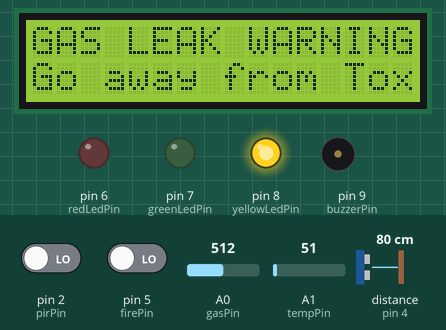
Recording of a sketch running on a simulated Arduino Uno, built with avr-gcc and run on an emulated ATmega328P. Parts: 16×2 character LCD, output pins drawn as LEDs (lit = HIGH), buzzer (waves = sounding, pin HIGH). Wiring (inferred from the names in the program): ultrasonic range finder: trigger pin 3; echo pin 4. Dashed ring = blinking. Inputs (shaded band) come from the test bench; at power-on: pin 5 (firePin) LOW, distance to the obstacle (sensor on pin 4) 80 cm, pin 2 (pirPin) LOW, A0 (gasPin) = 512, A1 (tempPin) = 51. The echo pulse lasts 58.3 µs per cm; pins used as bus, display or sensor lines are not drawn; what the sketch prints to the serial monitor is not drawn.

Above: at 1.4 s.
2.3 s: pin 5 (firePin) driven HIGH
At 3.7 s:
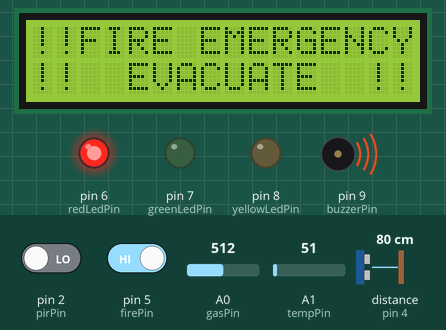
4.3 s: distance to the obstacle (sensor on pin 4) set to 299 cm
8.0 s: pin 2 (pirPin) driven HIGH
10.8 s: A0 (gasPin) set to 104
14.5 s: A0 (gasPin) set to 88
16.0 s: pin 5 (firePin) driven LOW
At 17.1 s:
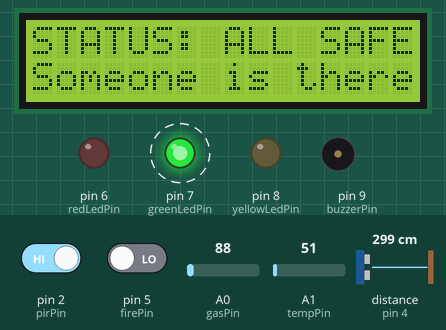
Timing chart, 0 to 20.7 s (numbered marks = the images above; inputs shaded):
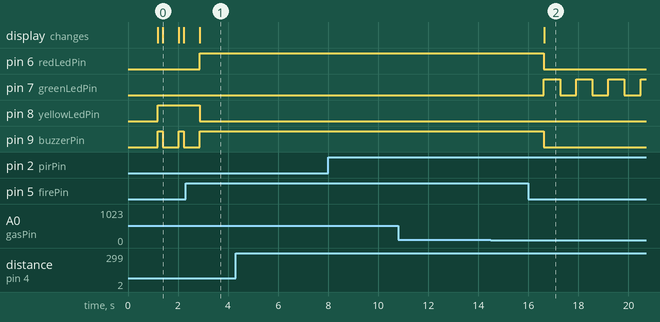

The sketch:

safesense360.ino
```cpp
#include <LiquidCrystal.h>


const int pirPin = 2;
const int trigPin = 3;
const int echoPin = 4;
const int firePin = 5;
const int redLedPin = 6;
const int greenLedPin = 7;
const int yellowLedPin = 8;
const int buzzerPin = 9;
const int gasPin = A0;
const int tempPin = A1;


LiquidCrystal lcd(12, 11, 10, A2, A3, A4);


const int GAS_LEAK_THRESHOLD =200 ;
const float HIGH_TEMP_THRESHOLD = 48.0;

const int REACHABLE_DISTANCE_CM = 500;


unsigned long previousMillis = 0;
bool greenLedState = LOW;

void setup() {

  Serial.begin(9600);

  lcd.begin(16, 2);


  pinMode(pirPin, INPUT);
  pinMode(firePin, INPUT);
  pinMode(trigPin, OUTPUT);
  pinMode(echoPin, INPUT);
  pinMode(redLedPin, OUTPUT);
  pinMode(greenLedPin, OUTPUT);
  pinMode(yellowLedPin, OUTPUT);
  pinMode(buzzerPin, OUTPUT);


  lcd.print("Safety System");
  lcd.setCursor(0, 1);
  lcd.print("Initializing...");
  delay(1000);
}

void loop() {
  // --- Stage 1: READ ALL SENSOR DATA ---
  bool motionDetected = digitalRead(pirPin);
  bool fireOverride = digitalRead(firePin);
  int gasValue = analogRead(gasPin);
  int tempValue = analogRead(tempPin);
  float temperatureC = (tempValue * (5.0 / 1023.0) * 100.0) / 10.0;

  digitalWrite(trigPin, LOW); delayMicroseconds(2);
  digitalWrite(trigPin, HIGH); delayMicroseconds(10);
  digitalWrite(trigPin, LOW);
  long duration = pulseIn(echoPin, HIGH);
  int distance = duration * 0.034 / 2;

  // --- Stage 2: PRINT TO VIRTUAL TERMINAL ---
  Serial.println("---------- SENSOR STATUS UPDATE ----------");
  Serial.print("PIR Result: "); Serial.println(motionDetected ? "PERSON DETECTED" : "THERE IS NO-ONE");
  Serial.print("Fire: "); Serial.println(fireOverride ? "ON (EMERGENCY!)" : "OFF");
  Serial.print("Gas Sensor: "); Serial.println(gasValue);
  Serial.print("Temperature: "); Serial.print(temperatureC, 1); Serial.println(" C");
  Serial.print("Distance: "); Serial.print(distance); Serial.println(" cm");
  Serial.println("--------------------------------------\n");

  // --- Stage 3: RESET OUTPUTS ---
  digitalWrite(redLedPin, LOW);
  digitalWrite(yellowLedPin, LOW);
  digitalWrite(buzzerPin, LOW);
  lcd.clear();

  // --- Stage 4: LOGIC CORE (PRIORITY-BASED) ---
  if (fireOverride) {
    digitalWrite(redLedPin, HIGH);
    digitalWrite(buzzerPin, HIGH);
    lcd.setCursor(0, 0); lcd.print("!!FIRE EMERGENCY");
    lcd.setCursor(0, 1); lcd.print("!!  EVACUATE  !!");
    digitalWrite(greenLedPin, LOW);
  }
  else if (temperatureC > HIGH_TEMP_THRESHOLD) {
    digitalWrite(redLedPin, HIGH);
    digitalWrite(buzzerPin, HIGH); delay(150); digitalWrite(buzzerPin, LOW);
    lcd.setCursor(0, 0); lcd.print("DANGER: HIGH TEMP");
    lcd.setCursor(0, 1); lcd.print("Temp: "); lcd.print(temperatureC, 1); lcd.print("C");
    digitalWrite(greenLedPin, LOW);
  }
  else if (gasValue > GAS_LEAK_THRESHOLD) {
    if (!motionDetected && distance > REACHABLE_DISTANCE_CM && distance > 0) {
      digitalWrite(redLedPin, HIGH);
      digitalWrite(buzzerPin, HIGH);
      lcd.setCursor(0, 0); lcd.print("!! HEY...!!!");
      lcd.setCursor(0, 1); lcd.print("TOXIC GAS, CHECK");
    } else {
      digitalWrite(yellowLedPin, HIGH);
      digitalWrite(buzzerPin, HIGH); delay(200); digitalWrite(buzzerPin, LOW);
      lcd.setCursor(0, 0); lcd.print("GAS LEAK WARNING");
      lcd.setCursor(0, 1); lcd.print("Go away from Toxic gas");
    }
    digitalWrite(greenLedPin, LOW);
  }
  else if (motionDetected) {
    unsigned long currentMillis = millis();
    if (currentMillis - previousMillis >= 500) { // CORRECT: '{' is here
      previousMillis = currentMillis;
      greenLedState = !greenLedState;
      digitalWrite(greenLedPin, greenLedState);
    } // CORRECT: '}' is here
    lcd.setCursor(0, 0); lcd.print("STATUS: ALL SAFE"); // CORRECT: Moved inside this block
    lcd.setCursor(0, 1); lcd.print("Someone is there");
  }
  else {
    digitalWrite(greenLedPin, LOW);
    lcd.setCursor(0, 0); lcd.print("SYSTEM STANDBY");
    lcd.setCursor(0, 1); lcd.print("Area is Clear");
  }

  delay(500);
}
```

Measured:
- after the input at 2.3 s, pin 6 (redLedPin): LOW → HIGH after 0.57 s; pin 8 (yellowLedPin): HIGH → LOW after 0.57 s; pin 9 (buzzerPin): goes on until 2.9 s, then stays HIGH; the display: changes after 0.57 s (image 1)
- after the input at 16.0 s, pin 6 (redLedPin), pin 9 (buzzerPin): HIGH → LOW after 0.62 s; pin 7 (greenLedPin): alternates HIGH for 0.64 s and LOW for 0.64 s, starting after 0.62 s; the display: changes after 0.63 s (image 2)
- by itself, pin 9 (buzzerPin): alternates HIGH for 0.20 s and LOW for 0.63 s
- what the display in image 0 shows lasts 0.6 s, from 1.4 s to 2.0 s
